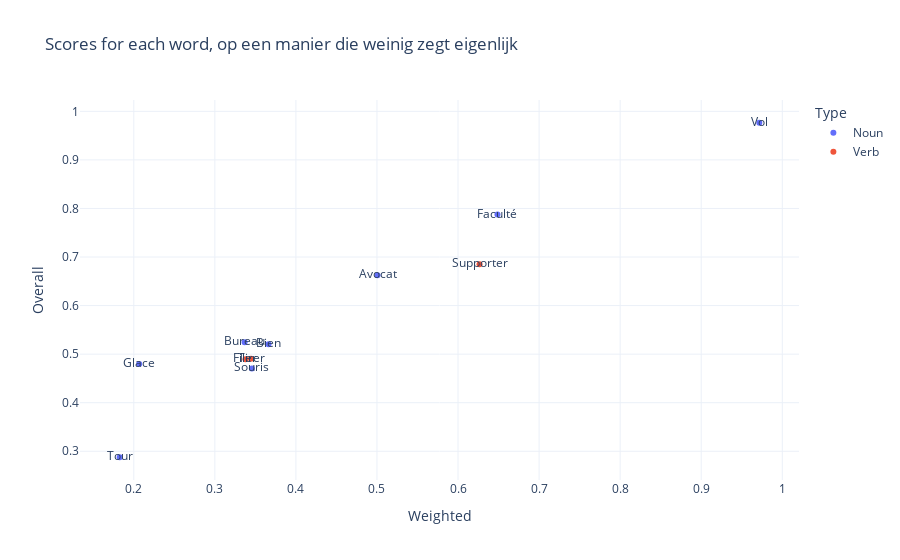
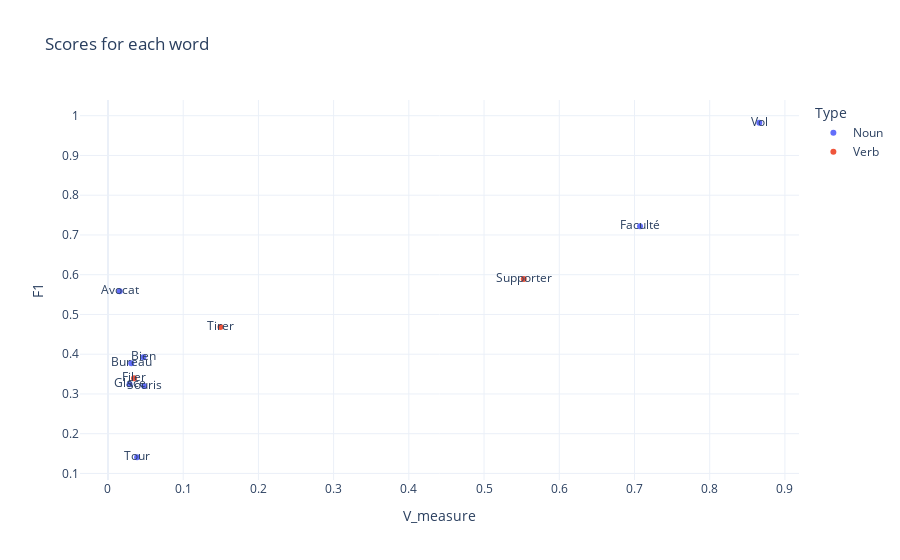

Notebook code cell kept with these figures, in order:
### Code cell
fig_zegt_weinig = px.scatter(df_agg, x="Weighted", y="Overall", text=df_agg.index, color="Type", title="Scores for each word, op een manier die weinig zegt eigenlijk",template="plotly_white")
fig_zegt_weinig.show()
fig_zegt_weinig = px.scatter(df_agg, x="Weighted", y="Overall", text=df_agg.index, color="Type", title="Scores for each word, op een manier die weinig zegt eigenlijk",template="plotly_white")
fig = px.scatter(df_agg, x="V_measure", y="F1", text=df_agg.index, color="Type", title="Scores for each word",template="plotly_white")
fig.show()

### Figure 1 — Plotly figure (JSON) as saved in the notebook; plotly's stock layout.template omitted (floating-point values rounded to 4 significant figures)
{"data": [{"hovertemplate": "Type=Noun<br>Weighted=%{x}<br>Overall=%{y}<br>index=%{text}<extra></extra>", "legendgroup": "Noun", "marker": {"color": "#636efa", "symbol": "circle"}, "mode": "markers+text", "name": "Noun", "orientation": "v", "showlegend": true, "text": ["Avocat", "Bien", "Bureau", "Faculté", "Glace", "Souris", "Tour", "Vol"], "x": [0.5007, 0.3662, 0.3367, 0.6486, 0.2066, 0.3457, 0.1826, 0.9717], "xaxis": "x", "y": [0.6627, 0.5204, 0.5243, 0.7875, 0.4797, 0.4706, 0.2877, 0.9765], "yaxis": "y", "type": "scatter"}, {"hovertemplate": "Type=Verb<br>Weighted=%{x}<br>Overall=%{y}<br>index=%{text}<extra></extra>", "legendgroup": "Verb", "marker": {"color": "#EF553B", "symbol": "circle"}, "mode": "markers+text", "name": "Verb", "orientation": "v", "showlegend": true, "text": ["Filer", "Supporter", "Tirer"], "x": [0.3377, 0.6265, 0.3446], "xaxis": "x", "y": [0.4896, 0.6852, 0.4904], "yaxis": "y", "type": "scatter"}], "layout": {"xaxis": {"anchor": "y", "domain": [0.0, 1.0], "title": {"text": "Weighted"}}, "yaxis": {"anchor": "x", "domain": [0.0, 1.0], "title": {"text": "Overall"}}, "legend": {"title": {"text": "Type"}, "tracegroupgap": 0}, "title": {"text": "Scores for each word, op een manier die weinig zegt eigenlijk"}}}

### Figure 2 — Plotly figure (JSON) as saved in the notebook; plotly's stock layout.template omitted (floating-point values rounded to 4 significant figures)
{"data": [{"hovertemplate": "Type=Noun<br>V_measure=%{x}<br>F1=%{y}<br>index=%{text}<extra></extra>", "legendgroup": "Noun", "marker": {"color": "#636efa", "symbol": "circle"}, "mode": "markers+text", "name": "Noun", "orientation": "v", "showlegend": true, "text": ["Avocat", "Bien", "Bureau", "Faculté", "Glace", "Souris", "Tour", "Vol"], "x": [0.01559, 0.04719, 0.03093, 0.7073, 0.02874, 0.04802, 0.03868, 0.8659], "xaxis": "x", "y": [0.5582, 0.3921, 0.3774, 0.7219, 0.3246, 0.3198, 0.1408, 0.9822], "yaxis": "y", "type": "scatter"}, {"hovertemplate": "Type=Verb<br>V_measure=%{x}<br>F1=%{y}<br>index=%{text}<extra></extra>", "legendgroup": "Verb", "marker": {"color": "#EF553B", "symbol": "circle"}, "mode": "markers+text", "name": "Verb", "orientation": "v", "showlegend": true, "text": ["Filer", "Supporter", "Tirer"], "x": [0.03464, 0.5527, 0.1496], "xaxis": "x", "y": [0.3396, 0.5894, 0.4682], "yaxis": "y", "type": "scatter"}], "layout": {"xaxis": {"anchor": "y", "domain": [0.0, 1.0], "title": {"text": "V_measure"}}, "yaxis": {"anchor": "x", "domain": [0.0, 1.0], "title": {"text": "F1"}}, "legend": {"title": {"text": "Type"}, "tracegroupgap": 0}, "title": {"text": "Scores for each word"}}}
